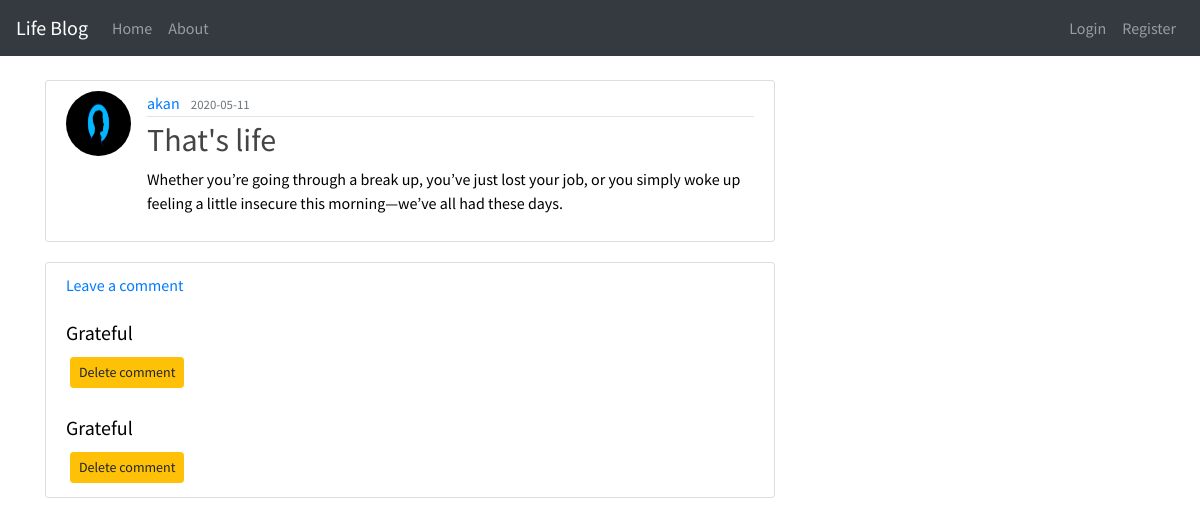
The app's page /post/4 with its own data.
### app/models.py (models this page shows, shortened)
class User(db.Model, UserMixin):
    id = db.Column(db.Integer, primary_key = True)
    username = db.Column(db.String(20), unique= True, nullable = False )
    email = db.Column(db.String(120), unique= True, nullable = False )
    image_file = db.Column(db.String(20), nullable = False, default = 'default.jpeg' )
    password = db.Column(db.String(60), nullable = False )
    posts = db.relationship('Post', backref = 'author', lazy = True)

class Post(db.Model):
    id = db.Column(db.Integer, primary_key = True)
    title = db.Column(db.String(100), nullable = False)
    date_posted = db.Column(db.DateTime, nullable = False, default = datetime.utcnow)
    content = db.Column(db.Text, nullable =False)
    user_id = db.Column(db.Integer, db.ForeignKey('user.id'), nullable = False)
    comments = db.relationship('Comment', backref='post', lazy=True)

class Comment(db.Model):
    id = db.Column(db.Integer, primary_key=True)
    comment = db.Column(db.Text, nullable=False)
    posted_date = db.Column(db.DateTime, default=datetime.utcnow, nullable=False)
    post_id = db.Column(db.Integer, db.ForeignKey('post.id'))

### app/posts/views.py (the view)
@posts.route("/post/<int:post_id>")
def post(post_id):
    post = Post.query.get_or_404(post_id)
    comments = Comment.query.filter_by(post_id = post_id).all()
    return render_template('post.html', title=post.title, post=post,comments = comments)

### app/templates/post.html (shortened to what this page needs)
{% extends 'index.html' %}
{% block content %}
<br>
<div class="panel panel-header">
    <article class="media content-section">
        <img class="rounded-circle article-img"
            src="{{ url_for('static', filename='css/images/' + post.author.image_file) }}">
        <div class="media-body">
            <div class="article-metadata">
                <a class="mr-2" href="#">{{ post.author.username }}</a>
                <small class="text-muted">{{ post.date_posted.strftime('%Y-%m-%d') }}</small>
            </div>
            <h2 class="article-title">{{ post.title }}</h2>
            <p class="article-content">{{ post.content }}</p>
        </div>
</div>
<div class="content-section">
    <a class="ratings" href="{{ url_for('posts.new_comment', post_id=post.id) }}"> Leave a comment</a>
    <div class="mt-4 mb-4">
        {% if comments %}
        {% for comment in comments %}
        <h5> {{ comment.comment }} </h5>
        <button type="button" class="btn btn-warning btn-sm m-1" data-toggle="modal" data-target="#deleteModal">Delete
            comment</button>
    </div>
    {% endfor %}
    {% else %}
    <p>There are no comments yet</p>
    {% endif %}
</div>
{% endblock %}

### app/static/css/styles.css (style rules this page uses)
body { background-image: url("https://bit.ly/30C8bHA"); color: black; background-repeat: no-repeat; background-size: cover; font-family: 'Source Sans Pro', sans-serif; }
.content-section { background: #ffffff; padding: 10px 20px; border: 1px solid #dddddd; border-radius: 3px; margin-bottom: 20px; }
.article-title { color: #444444; }
.article-content { white-space: pre-line; }
.article-img { height: 65px; width: 65px; margin-right: 16px; }
.article-metadata { padding-bottom: 1px; margin-bottom: 4px; border-bottom: 1px solid #e3e3e3 }

### records on screen
User: image_file (placeholder picture), author.username "akan"
Post: date_posted "2020-05-11", title "That's life", content "Whether you’re going through a break up, you’ve just lost your job, or you simply woke up feeling a little insecure this morning—we’ve all had these days."
Comment: comment "Grateful"
Comment: comment "Grateful"
